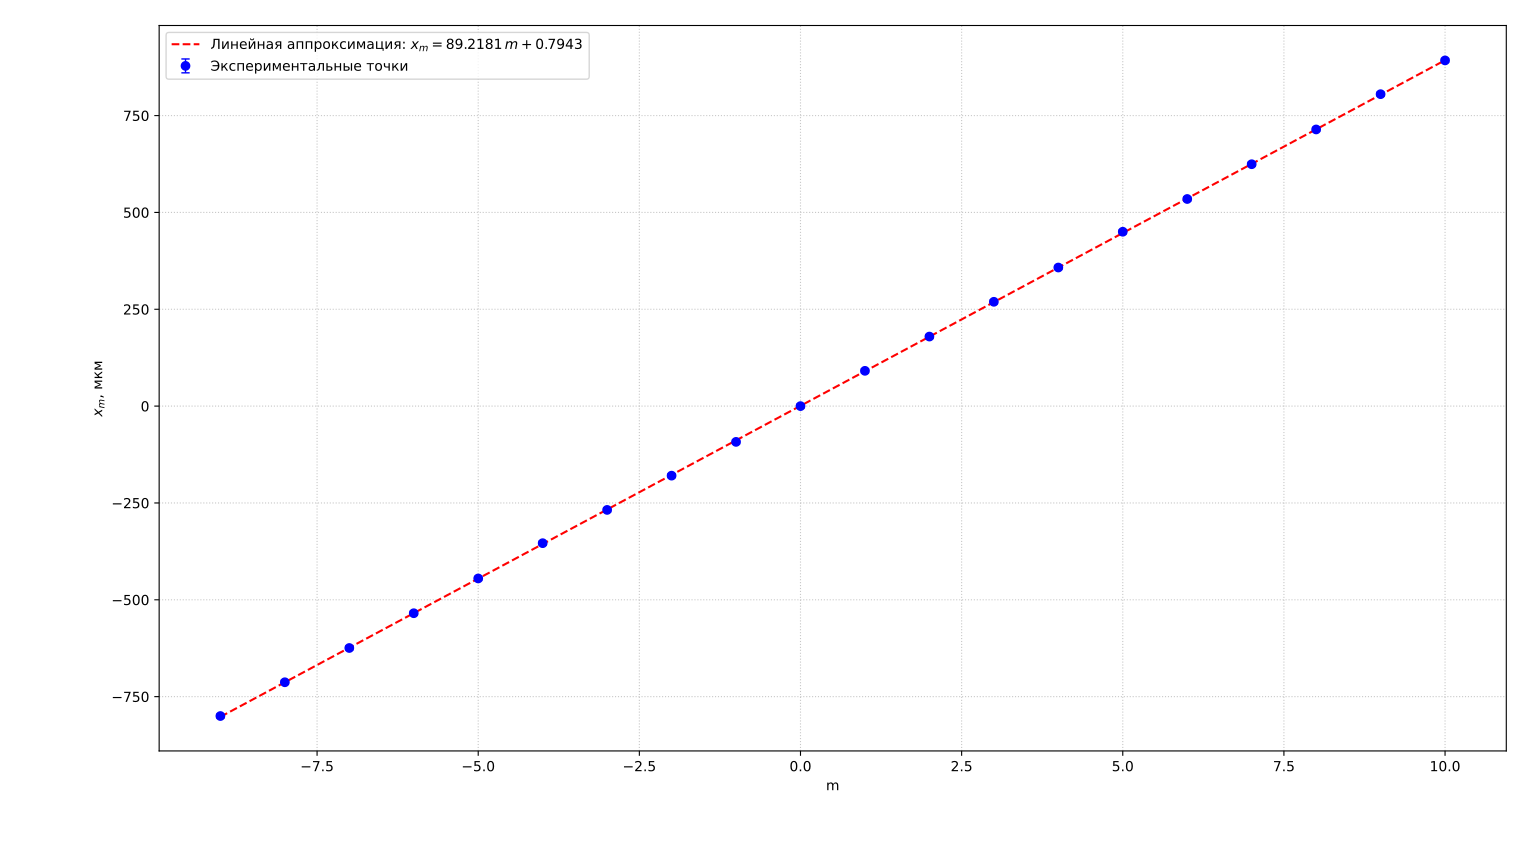

Python code for this plot:
import numpy as np
import matplotlib.pyplot as plt

# Данные: m и x_m (мкм)
m = np.array([-9, -8, -7, -6, -5, -4, -3, -2, -1, 0, 1, 2, 3, 4, 5, 6, 7, 8, 9, 10])
x = np.array([-800.0871, -712.9232, -624.4582, -534.6924, -444.9265, -353.8597,
              -267.9967, -179.5317, -92.3678, 0.0000, 91.0668, 179.5317, 269.2976,
              357.7625, 450.1303, 534.6924, 624.4582, 714.2241, 805.2909, 892.4549])

# Погрешность по x_m (вертикальная ось)
y_err = 5.0  # мкм

# Линейная аппроксимация x = k*m + b
coeffs = np.polyfit(m, x, 1)
k, b = coeffs
x_fit = k * m + b

# R^2
ss_res = np.sum((x - x_fit)**2)
ss_tot = np.sum((x - np.mean(x))**2)
r2 = 1 - ss_res / ss_tot

# Построение
plt.figure(figsize=(8, 5))
plt.errorbar(m, x, yerr=y_err, fmt='o', capsize=3, elinewidth=1,
             color='blue', label='Экспериментальные точки')
plt.plot(m, x_fit, 'r--', label=f'Линейная аппроксимация: $x_m = {k:.4f}\,m + {b:.4f}$')
plt.xlabel('m')
plt.ylabel('$x_m$, мкм')
# plt.title('Зависимость координаты полосы от порядка m')
plt.grid(True, linestyle=':', alpha=0.7)
plt.legend()
# plt.text(0.05, 0.95, f'$R^2 = {r2:.6f}$', transform=plt.gca().transAxes,
#          fontsize=12, verticalalignment='top',
#          bbox=dict(boxstyle='round', facecolor='white', alpha=0.8))
plt.tight_layout()
plt.show()

print(f"Уравнение прямой: x_m = {k:.4f} * m + {b:.4f}")
print(f"R^2 = {r2:.6f}")
